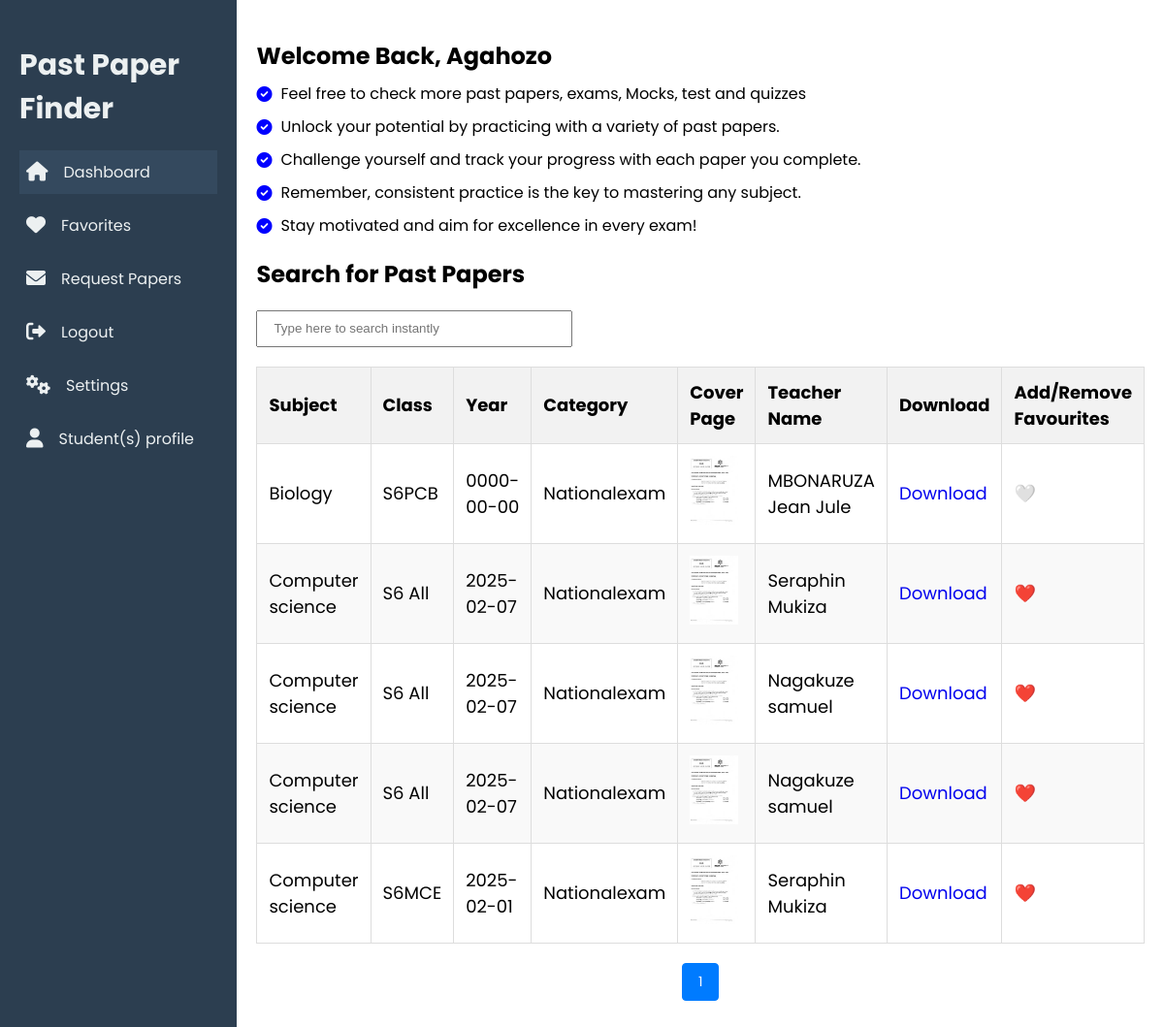
The app's page /studentDashboard.php (signed in) with its own data.
### tables this page shows
CREATE TABLE `users` (
  `id` int(11) NOT NULL,
  `name` varchar(255) DEFAULT NULL,
  `email` varchar(255) NOT NULL,
  `password` varchar(255) NOT NULL,
  `userrole` varchar(255) NOT NULL,
  `class_id` int(11) DEFAULT NULL
);

CREATE TABLE `past_papers` (
  `id` int(11) NOT NULL,
  `Term` varchar(255) DEFAULT NULL,
  `weeks` varchar(255) DEFAULT NULL,
  `subject` varchar(255) NOT NULL,
  `class_selection` varchar(255) NOT NULL,
  `year` date NOT NULL,
  `category` varchar(255) NOT NULL,
  `cover_page` varchar(255) NOT NULL,
  `uploaded_by` varchar(255) NOT NULL,
  `file_path` varchar(255) NOT NULL,
  `answers` varchar(255) DEFAULT NULL,
  `uploaded_at` timestamp NOT NULL DEFAULT current_timestamp(),
  `searches_count` int(11) DEFAULT 0,
  `views_count` int(11) DEFAULT 0
);

### studentDashboard.php (the view, shortened to what this page needs)
<?php
include('connection.php');
$userId = $_SESSION['id'];
?>
<!DOCTYPE html>
<html lang="en">
  <head>
    <link rel="stylesheet" href="studentDashboard.css" />
    <link
      rel="stylesheet"
      href="https://cdnjs.cloudflare.com/ajax/libs/font-awesome/6.0.0/css/all.min.css"
    />
  </head>
  <body>
    <div class="dashboard">
      <aside class="sidebar">
        <h2>Past Paper Finder</h2>
        <nav>
          <a href="studentDashboard.php" class="active"><i class="fa fa-home"></i> Dashboard</a>
          <a href="studentfavorite.php"><i class="fa fa-heart"></i> Favorites</a>
          <a href="studentRequestpastpaper.php"><i class="fa fa-envelope"></i> Request Papers</a>
          <a href="studentlogout.php"><i class="fa fa-sign-out-alt"></i> Logout</a>
          <a href="studentsettings.php"><i class="fa fa-cogs" ></i> Settings</a>
          <a href="studentProfile.php" ><i class="fa fa-user" ></i> Student(s) profile</a>
        </nav>
      </aside>
      <main>
        <section class="search-bar">
          <h1>Welcome Back,
              <?php
                $userQuery = "SELECT name FROM users WHERE id = $userId";
                $userResult = mysqli_query($conn, $userQuery);
                if ($userResult && mysqli_num_rows($userResult) > 0) {
                  $userRow = mysqli_fetch_assoc($userResult);
                  $userName = htmlspecialchars($userRow['name']);
                  echo $userName;
                } else {
                  echo "Student";
                }
                ?>
              </h1>
                <div class="info-paragraphs">
                  <p><i class="fa fa-check-circle" style="color: blue;"></i> Feel free to check more past papers, exams, Mocks, test and quizzes</p>
                  <p><i class="fa fa-check-circle" style="color: blue;"></i> Unlock your potential by practicing with a variety of past papers.</p>
                  <p><i class="fa fa-check-circle" style="color: blue;"></i> Challenge yourself and track your progress with each paper you complete.</p>
                  <p><i class="fa fa-check-circle" style="color: blue;"></i> Remember, consistent practice is the key to mastering any subject.</p>
                  <p><i class="fa fa-check-circle" style="color: blue;"></i> Stay motivated and aim for excellence in every exam!</p>
                </div>
          <h2>Search for Past Papers</h2>
          <input type="text" id="searchInput" placeholder="Type here to search instantly" onkeyup="searchTable()"
        style="width:19rem;height:2rem;padding-left:1rem;" class="searching_colors">
        </section>
        <?php
include "connection.php";
$limit = 6;
$page = isset($_GET['page']) ? (int)$_GET['page'] : 1;
$offset = ($page - 1) * $limit;
$totalQuery = "SELECT COUNT(*) AS total FROM past_papers";
$totalResult = mysqli_query($conn, $totalQuery);
$totalRow = mysqli_fetch_assoc($totalResult);
$totalRows = $totalRow['total'];
$totalPages = ceil($totalRows / $limit);
$papersQuery = "SELECT p.*,
                (SELECT COUNT(*) FROM favourite f WHERE f.user_id = {$_SESSION['id']} AND f.paper_id = p.id) AS is_favorite
                FROM past_papers p
                ORDER BY uploaded_at DESC
                LIMIT $limit OFFSET $offset";
$papersResult = mysqli_query($conn, $papersQuery);
?>
<table id="papersTable">
    <thead>
        <tr>
            <th>Subject</th>
            <th>Class</th>
            <th>Year</th>
            <th>Category</th>
            <th>Cover Page</th>
            <th>Teacher Name</th>
            <th>Download</th>
            <th>Add/Remove Favourites</th>
        </tr>
    </thead>
    <tbody>
        <?php
        if (mysqli_num_rows($papersResult) > 0) {
            while ($row = mysqli_fetch_assoc($papersResult)) {
                $coverPath = str_replace('C:/xampp/htdocs', '', $row['cover_page']);
                $isFavorite = $row['is_favorite'] > 0;
                echo "<tr>
                        <td>" . htmlspecialchars($row['subject']) . "</td>
                        <td>" . htmlspecialchars($row['class_selection']) . "</td>
                        <td>{$row['year']}</td>
                        <td>" . htmlspecialchars($row['category']) . "</td>
                        <td><img src='{$coverPath}' alt='Cover' width='50'></td>
                        <td>" . htmlspecialchars($row['uploaded_by']) . "</td>
                        <td><a href='{$row['file_path']}' target='_blank'>Download</a></td>
                        <td>
                            <span class='favorite-icon " . ($isFavorite ? 'favorited' : '') . "'
                                  id='fav-icon-{$row['id']}'
                                  onclick=\"toggleFavorite('" . ($isFavorite ? 'remove' : 'add') . "', {$row['id']})\">
                                  " . ($isFavorite ? '❤️' : '🤍') . "
                            </span>
                        </td>
                    </tr>";
            }
        } else {
            echo "<tr><td colspan='9'>No past papers found.</td></tr>";
        }
        ?>
    </tbody>
</table>
        <div class="pagination">
            <?php
            for ($i = 1; $i <= $totalPages; $i++) {
                echo $i == $page ? "<span>$i</span>" : "<a href='?page=$i'>$i</a>";
            }
            ?>
        </div>
      </main>
    </div>
  </body>
</html>

### studentDashboard.css (style rules this page uses)
body { margin: 0; font-family: "Poppins", sans-serif; }
.dashboard { display: flex; min-height: 100vh; }
.sidebar { width: 250px; background: #2c3e50; color: #ecf0f1; padding: 20px; }
.sidebar h2 { font-size: 30px; margin-bottom: 20px; }
a .fa { font-size: 20px; font-weight: 900; }
.sidebar nav a { display: flex; align-items: center; gap: 1rem; color: #ecf0f1; padding: 10px 7px; text-decoration: none; margin-bottom: 10px; transition: background 0.3s; font-family: "Poppins", sans-serif; font-size: 16px; }
.sidebar nav a:hover, .sidebar nav a.active { background: #34495e; }
main { flex: 1; padding: 20px; }
.search-bar { margin-bottom: 20px; }
.search-bar h1 { margin-bottom: 10px; }
.pagination { display: flex; justify-content: center; margin-top: 20px; }
table td a { text-decoration: none; }
.pagination span { padding: 10px 20px; margin: 0 5px; color: #333; font-size: 14px; }
#papersTable { width: 100%; border-collapse: collapse; margin: 20px 0; font-size: 18px; text-align: left; }
#papersTable th, #papersTable td { padding: 12px; border: 1px solid #ddd; }
#papersTable th { background-color: #f2f2f2; }
#papersTable tr:nth-child(even) { background-color: #f9f9f9; }
.pagination { display: flex; justify-content: center; margin: 20px 0; }
.pagination a, .pagination span { margin: 0 5px; padding: 8px 16px; text-decoration: none; color: #007bff; border: 1px solid #ddd; border-radius: 4px; }
.pagination span { background-color: #007bff; color: white; border: 1px solid #007bff; }
.info-paragraphs p { font-size: 16px; line-height: 1.5; margin: 10px 0; padding-left: 25px; position: relative; }
.info-paragraphs p i { position: absolute; left: 0; top: 50%; transform: translateY(-50%); }

### records on screen
users: name "Agahozo"
past_papers: subject "Biology", class_selection "S6PCB", year "0000-00-00", category "Nationalexam", cover_page (picture), uploaded_by "MBONARUZA Jean Jule"
past_papers: subject "Computer science", class_selection "S6 All", year "2025-02-07", category "Nationalexam", cover_page (picture), uploaded_by "Seraphin Mukiza"
past_papers: subject "Computer science", class_selection "S6 All", year "2025-02-07", category "Nationalexam", cover_page (picture), uploaded_by "Nagakuze samuel"
past_papers: subject "Computer science", class_selection "S6 All", year "2025-02-07", category "Nationalexam", cover_page (picture), uploaded_by "Nagakuze samuel"
past_papers: subject "Computer science", class_selection "S6MCE", year "2025-02-01", category "Nationalexam", cover_page (picture), uploaded_by "Seraphin Mukiza"
